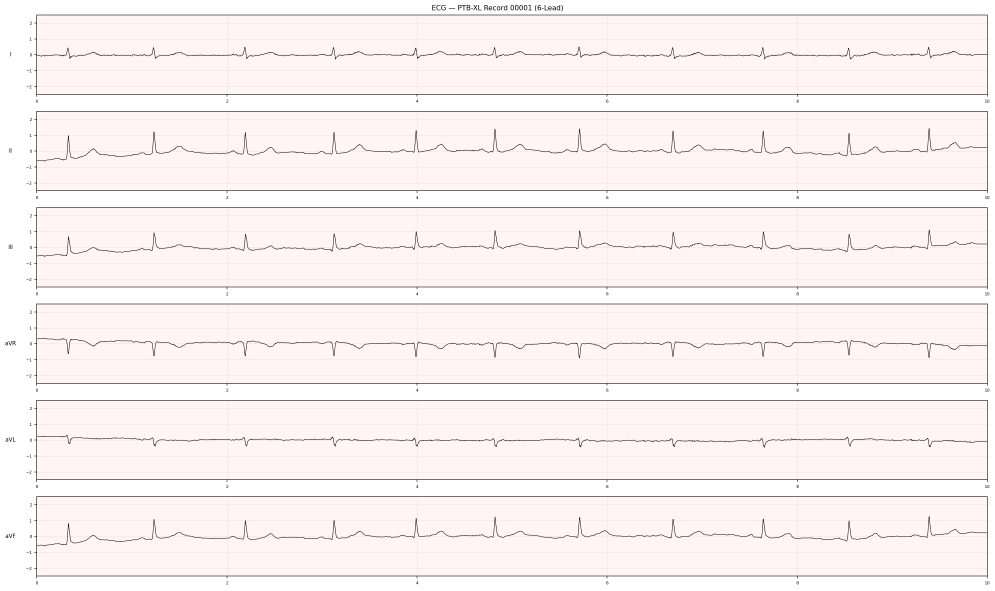
#> input picture input/test_ecg_image.png, 2984 x 1771 px (shown at 1/3 size)
$ python parse_image.py
#> lines starting #> are read from the running program, lines starting #| are printed output that depends on the picture; after the words box and inside, x2 and y2 are one past the last pixel; in counts of white or black regions, pixels touching at a corner belong together
"""
parsers/parse_image.py — ECG Image Parser (clean version)

Layout support:
  strips_6:    6 horizontal strips (1 lead per row)
  strips_12:   12 horizontal strips
  clinical:    3 rows x 4 cols (standard clinical layout)
               Row 0: I, aVR, V1, V4
               Row 1: II, aVL, V2, V5
               Row 2: III, aVF, V3, V6
               (+ optional rhythm strip row)
"""
import cv2
import numpy as np
import collections

try:
    import pytesseract
    import config
    if hasattr(config, 'TESSERACT_CMD'):
        pytesseract.pytesseract.tesseract_cmd = config.TESSERACT_CMD
    _HAS_OCR = True
except Exception:
    _HAS_OCR = False

# Hindari scipy/OpenBLAS yang bisa gagal load saat memori sistem terfragmentasi.
# Gunakan implementasi NumPy-only yang jauh lebih hemat memori.
try:
    from scipy.signal import resample as _scipy_resample, find_peaks as _scipy_find_peaks
    _HAS_SCIPY = True
except Exception:
    _HAS_SCIPY = False


# [37 lines left out: functions resample, find_peaks, not called in this run]


from universal_schema import UniversalECG, ECGMetadata, LEADS_6, LEADS_12, STANDARD_SCALE

CLINICAL_LAYOUT = [
    ['I',   'aVR', 'V1', 'V4'],
    ['II',  'aVL', 'V2', 'V5'],
    ['III', 'aVF', 'V3', 'V6'],
]


def preprocess(img_bgr):
    """Binarise image, remove pink/red grid, deskew."""
    h, w = img_bgr.shape[:2]
    gray = cv2.cvtColor(img_bgr, cv2.COLOR_BGR2GRAY)

    # Remove pink/red grid via HSV masking
    hsv = cv2.cvtColor(img_bgr, cv2.COLOR_BGR2HSV)
    m1 = cv2.inRange(hsv, np.array([0,  10,130]), np.array([15,200,255]))
    m2 = cv2.inRange(hsv, np.array([165,10,130]), np.array([180,200,255]))
    grid_mask = cv2.bitwise_or(m1, m2)
    pink_ratio = np.count_nonzero(grid_mask) / (h * w)

    if pink_ratio > 0.005:
        gray_clean = gray.copy()
        gray_clean[grid_mask > 0] = 255
        binary = cv2.adaptiveThreshold(
            gray_clean, 255,
            cv2.ADAPTIVE_THRESH_GAUSSIAN_C,
            cv2.THRESH_BINARY_INV, 15, 8)
    else:
        binary = cv2.adaptiveThreshold(
            gray, 255,
            cv2.ADAPTIVE_THRESH_GAUSSIAN_C,
            cv2.THRESH_BINARY_INV, 15, 10)

    return binary


# [387 lines left out: functions detect_strip_rows, detect_col_dividers, detect_grid_region, _even_chain, detect_strips_even, _normalize_bands and 4 more, not called in this run]


def detect_calibration_scale(binary):
    """
    Mendeteksi sinyal kalibrasi (1 mV) pada margin kiri gambar.
    Mengembalikan rasio pixel per mV (float).
    """
    h, w = binary.shape
    left_margin = binary[:, :int(w * 0.05)]

    # Hubungkan garis-garis vertikal yang terputus (morphological close)
    kernel = cv2.getStructuringElement(cv2.MORPH_RECT, (1, max(10, int(h * 0.01))))
    vert_lines = cv2.morphologyEx(left_margin, cv2.MORPH_OPEN, kernel)

    # Cari kontur (garis vertikal)
    contours, _ = cv2.findContours(vert_lines, cv2.RETR_EXTERNAL, cv2.CHAIN_APPROX_SIMPLE)

    # Filter kontur yang cukup tinggi (> 2% dari tinggi gambar)
    heights = [cv2.boundingRect(c)[3] for c in contours if cv2.boundingRect(c)[3] > h * 0.02]

    if heights:
        # Ambil tinggi yang paling umum (modus) untuk menghindari outlier / noise
        counter = collections.Counter(heights)
        most_common_height = counter.most_common(1)[0][0]
        return float(most_common_height)
    return None


def ocr_detect_labels(img_bgr):
    """
    Menggunakan Tesseract OCR untuk mencari kotak pembatas teks label (I, II, aVR, V1, dll).
    Mengembalikan dictionary: { 'V1': (x, y, w, h), ... }
    """
    if not _HAS_OCR:
        return {}

    try:
        h, w = img_bgr.shape[:2]
        # Untuk mempercepat dan mengurangi false positive, crop setengah kiri gambar (di mana label biasanya berada)
        left_half = img_bgr[:, :int(w*0.5)]

        # Upscale gambar 2x agar teks kecil terbaca jelas oleh OCR
        left_half = cv2.resize(left_half, (0,0), fx=2, fy=2, interpolation=cv2.INTER_CUBIC)
        gray = cv2.cvtColor(left_half, cv2.COLOR_BGR2GRAY)
        _, thresh = cv2.threshold(gray, 150, 255, cv2.THRESH_BINARY)

        # PSM 11 = Sparse text (mencari teks yang terpisah-pisah)
        data = pytesseract.image_to_data(thresh, config='--psm 11', output_type=pytesseract.Output.DICT)

        labels_found = {}
        valid_labels = ['I', 'II', 'III', 'aVR', 'aVL', 'aVF', 'V1', 'V2', 'V3', 'V4', 'V5', 'V6']
        valid_lower = [l.lower() for l in valid_labels]

        for i in range(len(data['text'])):
            text = data['text'][i].strip()
            # Bersihkan tanda baca aneh yang sering nempel
            clean_text = ''.join(e for e in text if e.isalnum()).lower()

            # Cek kecocokan
            if clean_text in valid_lower:
                idx = valid_lower.index(clean_text)
                label = valid_labels[idx]

                # Konversi koordinat kembali ke ukuran gambar asli (/2)
                x = int(data['left'][i] / 2)
                y = int(data['top'][i] / 2)
                w_box = int(data['width'][i] / 2)
                h_box = int(data['height'][i] / 2)

                # Simpan koordinat label
                labels_found[label] = (x, y, w_box, h_box)

        return labels_found
    except Exception as e:
        print(f"OCR Error: {e}")
        return {}


def parse_image(file_path: str,
                sampling_rate: int = 500,
                vendor: str = "Scanned/Photo",
                num_leads: int = None) -> UniversalECG:

    # Normalisasi path agar backslash Windows tidak diinterpretasi sebagai
    # escape character (\v, \t, dll) oleh numpy/cv2.
#> called with file_path = 'test_ecg_image.png', sampling_rate = 500, vendor = 'Scanned/Photo'
    import pathlib
    file_path = str(pathlib.Path(file_path))

    # Baca image via Python open() + imdecode (aman untuk path Windows)
    with open(file_path, 'rb') as _f:
        raw = np.frombuffer(_f.read(), dtype=np.uint8)
    img = cv2.imdecode(raw, cv2.IMREAD_COLOR)
#> img is the input picture: shape (1771, 2984, 3); mean B, G, R 241.9, 241.9, 250.1
    if img is None:
        raise ValueError(f"Cannot read image: {file_path}")

    return _parse_image_array(img, sampling_rate, vendor, num_leads, file_path)

def _parse_image_array(img, sampling_rate, vendor, num_leads, source_name="Image"):
    """Internal function that parses an already decoded image array."""
    h, w = img.shape[:2]
    binary = preprocess(img)
#> in preprocess, `m1 = cv2.inRange(hsv, np.array([0,  10,130]), np.array([15,200,255]))`:
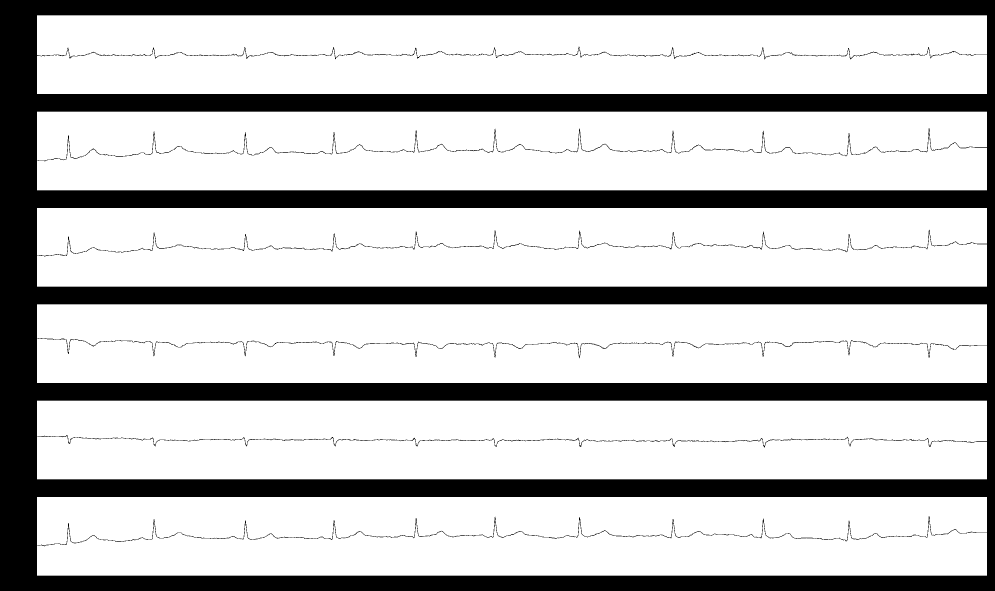
#> m1: shape (1771, 2984) (shown at 1/3 size); 75.7% white; 1 black region, box (x1, y1, x2, y2) and area: (0, 0, 2984, 1771) 1284964
#> in preprocess, `pink_ratio = np.count_nonzero(grid_mask) / (h * w)`: pink_ratio = 0.757
#> in preprocess, `binary = cv2.adaptiveThreshold( gray_clean, 255, cv2.ADAPTIVE_THRESH_G..`:
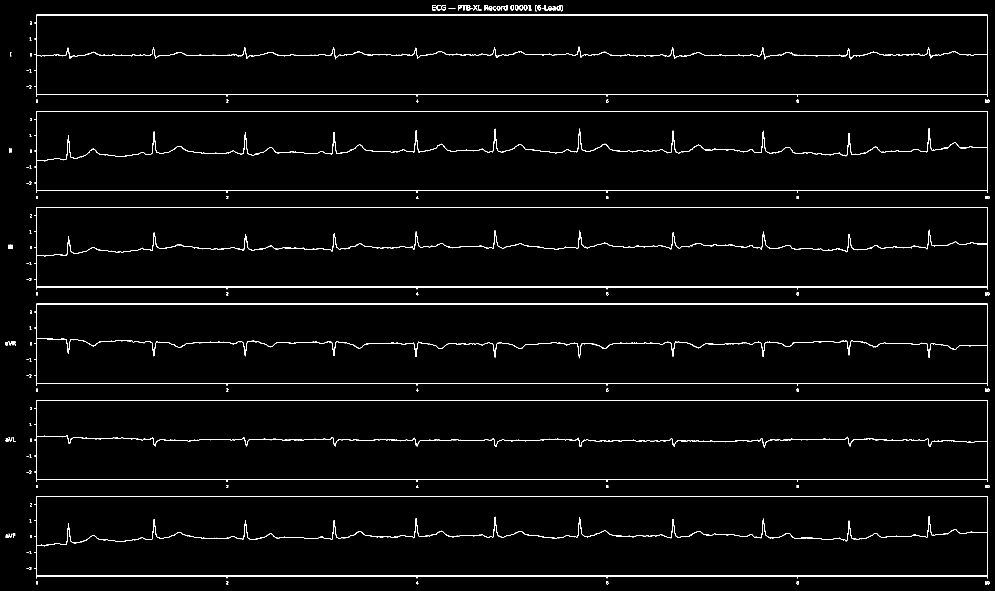
#> binary: shape (1771, 2984) (shown at 1/3 size); 2.2% white in thin lines or dots

    # 1. Deteksi Kalibrasi Absolut (Prioritas Utama)
    abs_scale_px = detect_calibration_scale(binary)
#> in detect_calibration_scale, `left_margin = binary[:, :int(w * 0.05)]`:
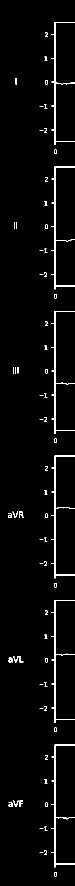
#> left_margin: shape (1771, 149) (shown at 1/2 size); 2.4% white in thin lines or dots, all inside (x1, y1, x2, y2) = (16, 44, 149, 1753)
#> in detect_calibration_scale, `vert_lines = cv2.morphologyEx(left_margin, cv2.MORPH_OPEN, kernel)`:
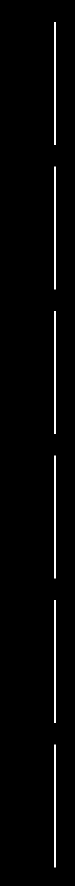
#> vert_lines: shape (1771, 149) (shown at 1/2 size); 1.1% white in thin lines or dots, all inside (x1, y1, x2, y2) = (109, 44, 111, 1735)
#> in detect_calibration_scale, `contours, _ = cv2.findContours(vert_lines, cv2.RETR_EXTERNAL, cv2.CHAI..`: contours = 6 contours; box (x1, y1, x2, y2) and area: (109, 1489, 111, 1735) 245, (109, 1200, 111, 1446) 245, (109, 911, 111, 1157) 245, (109, 622, 111, 868) 245, (109, 333, 111, 579) 245, (109, 44, 111, 290) 245
#> in detect_calibration_scale, `heights = [cv2.boundingRect(c)[3] for c in contours if cv2.boundingRec..`: heights = [246, 246, 246, 246, 246, 246]
#> in detect_calibration_scale, `counter = collections.Counter(heights)`: counter = {246: 6}
#> in detect_calibration_scale, `most_common_height = counter.most_common(1)[0][0]`: most_common_height = 246
    if abs_scale_px:
        print(f"  [Calibration] Ditemukan sinyal kalibrasi absolut: 1 mV = {abs_scale_px} px")
    else:
        print("  [Calibration] Tidak ada pulse kalibrasi, menggunakan baseline global.")

    # 2. Deteksi Layout menggunakan OCR (jika diaktifkan)
    ocr_labels = {}
    try:
        import config
        if getattr(config, 'ENABLE_OCR_LAYOUT', False):
            ocr_labels = ocr_detect_labels(img)
            if ocr_labels:
                print(f"  [OCR] Ditemukan {len(ocr_labels)} label EKG di gambar.")
    except Exception:
        pass

    # 3. Deteksi Layout
    layout_type, strip_rows, col_groups, rhythm_row = detect_layout(binary, expected_leads=num_leads, img_bgr=img)

    target_samples = sampling_rate * 10  # 10 seconds total

    raw_px = {}   # lead_name -> pixel-space signal

    if layout_type == 'clinical':
        # Each column = target_samples // n_cols samples
        n_cols = len(col_groups)
        samples_per_col = target_samples // n_cols

        for row_i, (y0, y1) in enumerate(strip_rows):
            if row_i >= len(CLINICAL_LAYOUT):
                break
            for col_i, (x0, x1) in enumerate(col_groups):
                if col_i >= len(CLINICAL_LAYOUT[row_i]):
                    break
                lead_name = CLINICAL_LAYOUT[row_i][col_i]
                strip = binary[y0:y1, x0:x1]
                if strip.size == 0:
                    continue
                sig = extract_signal(strip, samples_per_col)
                # Concatenate columns: each column is a time segment
                # For clinical layout, we just use the full strip per lead
                # (each cell already contains the full lead signal for that time window)
                if lead_name not in raw_px:
                    raw_px[lead_name] = sig
                else:
                    # Extend if multiple columns have the same lead (shouldn't happen)
                    raw_px[lead_name] = np.concatenate([raw_px[lead_name], sig])

        # Resample each lead to target_samples
        for name in list(raw_px.keys()):
            sig = raw_px[name]
            if len(sig) != target_samples:
                raw_px[name] = resample(sig, target_samples)

        num_leads_out = 12

    else:
        # Strips layout: each strip is one lead
        n_strips = len(strip_rows)
        if n_strips >= 10:
            leads_order = LEADS_12
            num_leads_out = 12
        else:
            leads_order = LEADS_6
            num_leads_out = 6

        # Lewati margin KIRI (pulsa kalibrasi ⊓) & tepi KANAN supaya tak jadi
        # spike yang menekan amplitudo QRS asli. ~6% kiri, ~1.5% kanan.
        Wpx = binary.shape[1]
        xL = int(Wpx * 0.06)
        xR = int(Wpx * 0.985)
        for i, (y0, y1) in enumerate(strip_rows):
            if i >= len(leads_order):
                break
            lead_name = leads_order[i]
            strip = binary[y0:y1, xL:xR]
            if strip.size == 0:
                continue
            raw_px[lead_name] = extract_signal(strip, target_samples)

    # Override num_leads if specified
    if num_leads is not None:
        num_leads_out = num_leads

    # Rhythm strip
    if rhythm_row is not None:
        y0, y1 = rhythm_row
        rhythm_strip = binary[y0:y1, :]
        if rhythm_strip.size > 0:
            raw_px['II_rhythm'] = extract_signal(rhythm_strip, target_samples)

    if not raw_px:
        raise ValueError(f"No signal extracted from image: {source_name}")

    # Convert to mV
    if abs_scale_px:
        # Konversi absolut: mV = pixel / tinggi pulse
        # Catatan: di extract_signal, baseline correction memusatkan sinyal ke 0.
        # Jadi sinyal positif = atas.
        signals_mv = {name: (sig / abs_scale_px) for name, sig in raw_px.items()}
    else:
        signals_mv = px_to_mv_global(raw_px)

    print(f"     [OK] Berhasil -> {len(signals_mv)} leads extracted.")

    leads_data = {n: [round(float(v), 4) for v in s]
                  for n, s in signals_mv.items()}

    all_vals = [v for s in leads_data.values() for v in s]
    y_abs = max(abs(min(all_vals)), abs(max(all_vals))) * 1.2 if all_vals else 1.0

    # Rhythm strip (II_rhythm) = rekaman PANJANG lead II, BUKAN lead ke-13.
    # Pakai untuk mengisi II bila II tak terdeteksi; selebihnya jangan dihitung.
    if 'II_rhythm' in leads_data:
        if 'II' not in leads_data:
            leads_data['II'] = leads_data['II_rhythm']
        leads_data.pop('II_rhythm', None)

    # Standardize dictionary key order (12 lead standar)
    ordered_leads = {}
    for standard_lead in LEADS_12:
        if standard_lead in leads_data:
            ordered_leads[standard_lead] = leads_data[standard_lead]
    for n in leads_data:
        if n not in ordered_leads:
            ordered_leads[n] = leads_data[n]
    leads_data = ordered_leads

    # Tentukan jumlah lead output yang sebenarnya
    out_leads = 12 if len(leads_data) >= 12 else (6 if len(leads_data) >= 6 else len(leads_data))
    if num_leads is not None:
        out_leads = num_leads

    lead_stats = {
        name: {
            'std_mV': round(float(np.std(sig)), 4),
            'range_mV': round(float(np.ptp(sig)), 4),
            'baseline_mV': round(float(np.median(sig)), 4),
        }
        for name, sig in signals_mv.items()
    }

    all_vals = [v for s in leads_data.values() for v in s]
    y_abs = max(abs(min(all_vals)), abs(max(all_vals))) * 1.2

    return UniversalECG(
        leads         = leads_data,
        sampling_rate = sampling_rate,
        duration_sec  = 10.0,
        num_leads     = num_leads_out,
        units         = "mV",
        mv_per_mm     = STANDARD_SCALE["mv_per_mm"],
        mm_per_sec    = STANDARD_SCALE["mm_per_sec"],
        y_min         = round(-y_abs, 3),
        y_max         = round( y_abs, 3),
        input_format  = "image",
        device_vendor = vendor,
        metadata      = ECGMetadata(),
        notes         = f"Layout: {layout_type} | {num_leads_out}-lead",
        lead_amplitudes = lead_stats,
    )


if __name__ == "__main__":
    import os
    tests = [
        ('test_ecg_image.png',                  "6-strip"),
        ('sample_inputs/vendor_scan.png',        "6-strip"),
        ('sample_inputs/vendor_scan_12lead.png', "12-strip"),
    ]
    proc = 'input_processed'
    if os.path.isdir(proc):
        for f in os.listdir(proc):
            if f.lower().endswith(('.jpg','.jpeg','.png')):
                tests.append((os.path.join(proc, f), f"Processed:{f}"))
    for path, desc in tests:
        if not os.path.exists(path):
            print(f"[SKIP] {path}"); continue
        print(f"\n[TEST] {path} ({desc})")
        try:
            r = parse_image(path)
#|   [Calibration] Ditemukan sinyal kalibrasi absolut: 1 mV = 246.0 px
#> in ocr_detect_labels, `left_half = img_bgr[:, :int(w*0.5)]`:
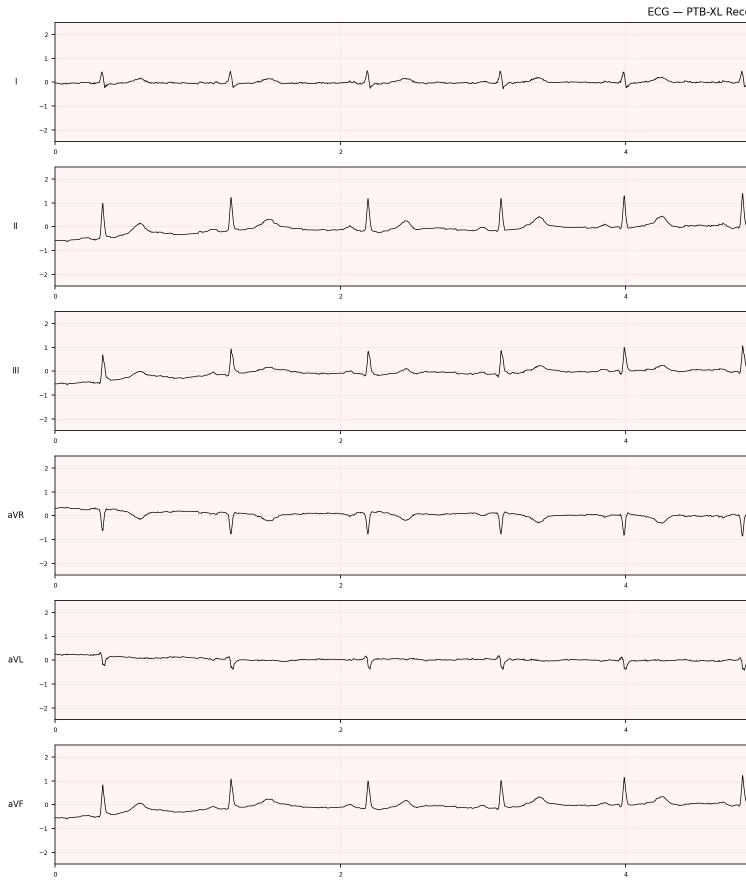
#> left_half: shape (1771, 1492, 3) (shown at 1/2 size); mean B, G, R 242.2, 242.2, 250.1
#> (the run stopped early here; a loop or call above may not have finished)

$ run again, with input/test_pdf_render.png copied over input/test_ecg_image.png
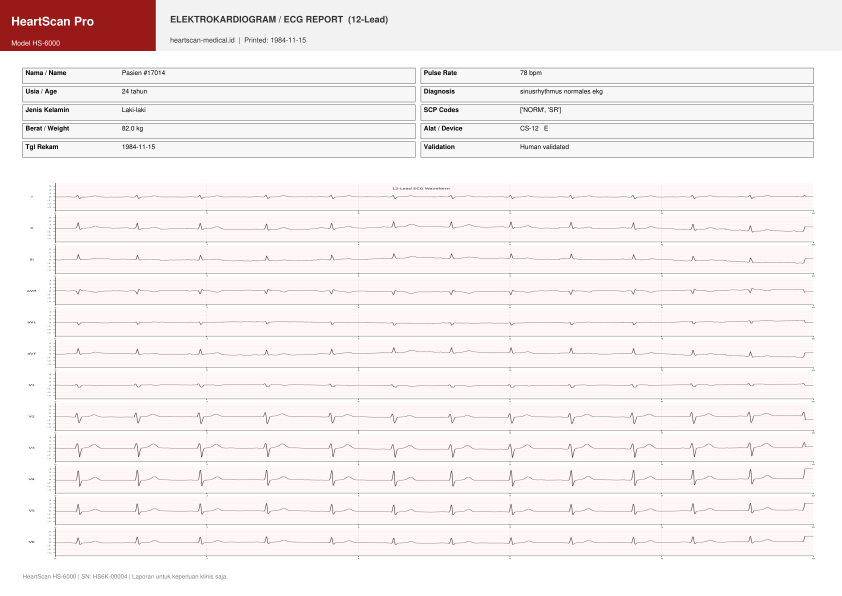
#> input picture input/test_pdf_render.png, 1684 x 1191 px (shown at 1/2 size)
#> in parse_image, img is the input picture: shape (1191, 1684, 3); mean B, G, R 240.6, 240.6, 246.7
#> hsv: shape (1191, 1684, 3); mean H, S, V 0, 7.4, 246.7
#> in preprocess, `m1 = cv2.inRange(hsv, np.array([0,  10,130]), np.array([15,200,255]))`:
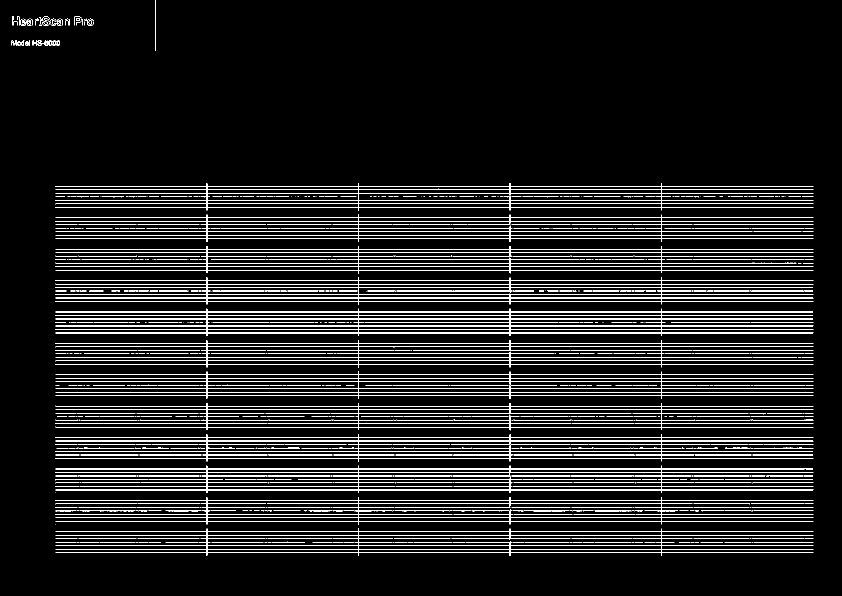
#> m1: shape (1191, 1684) (shown at 1/2 size); 8.5% white in thin lines or dots, all inside (x1, y1, x2, y2) = (23, 0, 1627, 1112)
#> m2: shape (1191, 1684); every value is 0
#> pink_ratio = 0.0853
#> gray_clean: shape (1191, 1684); min 0, max 255, mean 243.6
#> binary: shape (1191, 1684); 4.7% white in thin lines or dots
#> left_margin: shape (1191, 84); 4% white; 65 white regions (26 under 20 px), largest, box (x1, y1, x2, y2) and area: (19, 29, 84, 56) 839, (19, 76, 84, 96) 744, (0, 97, 84, 102) 420
#> vert_lines: shape (1191, 84); 0.62% white; 15 white regions (3 under 20 px)
#> contours = 15 contours, 10 with area under 20; largest, box (x1, y1, x2, y2) and area: (60, 77, 65, 94) 64, (20, 30, 24, 54) 63, (72, 41, 78, 55) 58, (19, 77, 23, 94) 39, (66, 34, 68, 55) 20
#> heights = [32, 32, 33, 33, 33, 25, 24]
#> counter = {32: 2, 33: 3, 25: 1, 24: 1}
#> most_common_height = 33
#|   [Calibration] Ditemukan sinyal kalibrasi absolut: 1 mV = 33.0 px
#> in ocr_detect_labels, `_, thresh = cv2.threshold(gray, 150, 255, cv2.THRESH_BINARY)`:
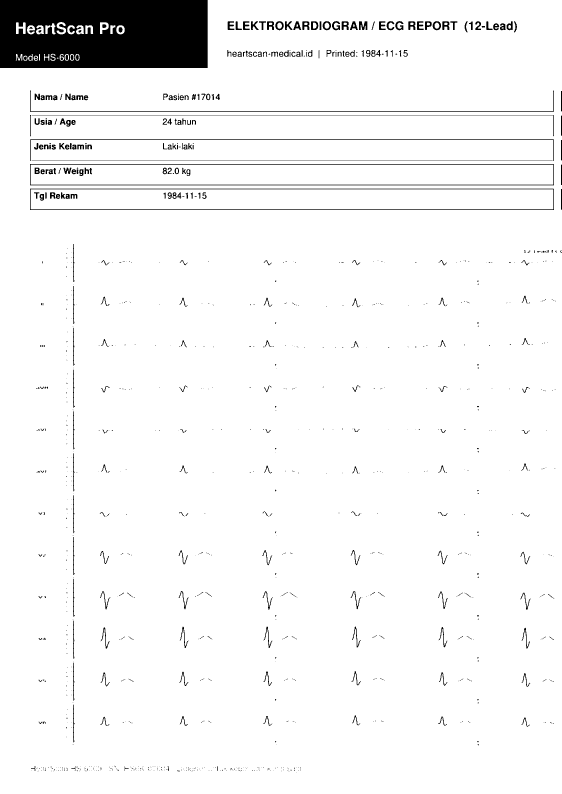
#> thresh: shape (2382, 1684) (shown at 1/3 size); 95.4% white; 1076 black regions (767 under 20 px), largest, box (x1, y1, x2, y2) and area: (0, 0, 623, 204) 119916, (90, 492, 1662, 556) 6527, (90, 566, 1662, 630) 6527
